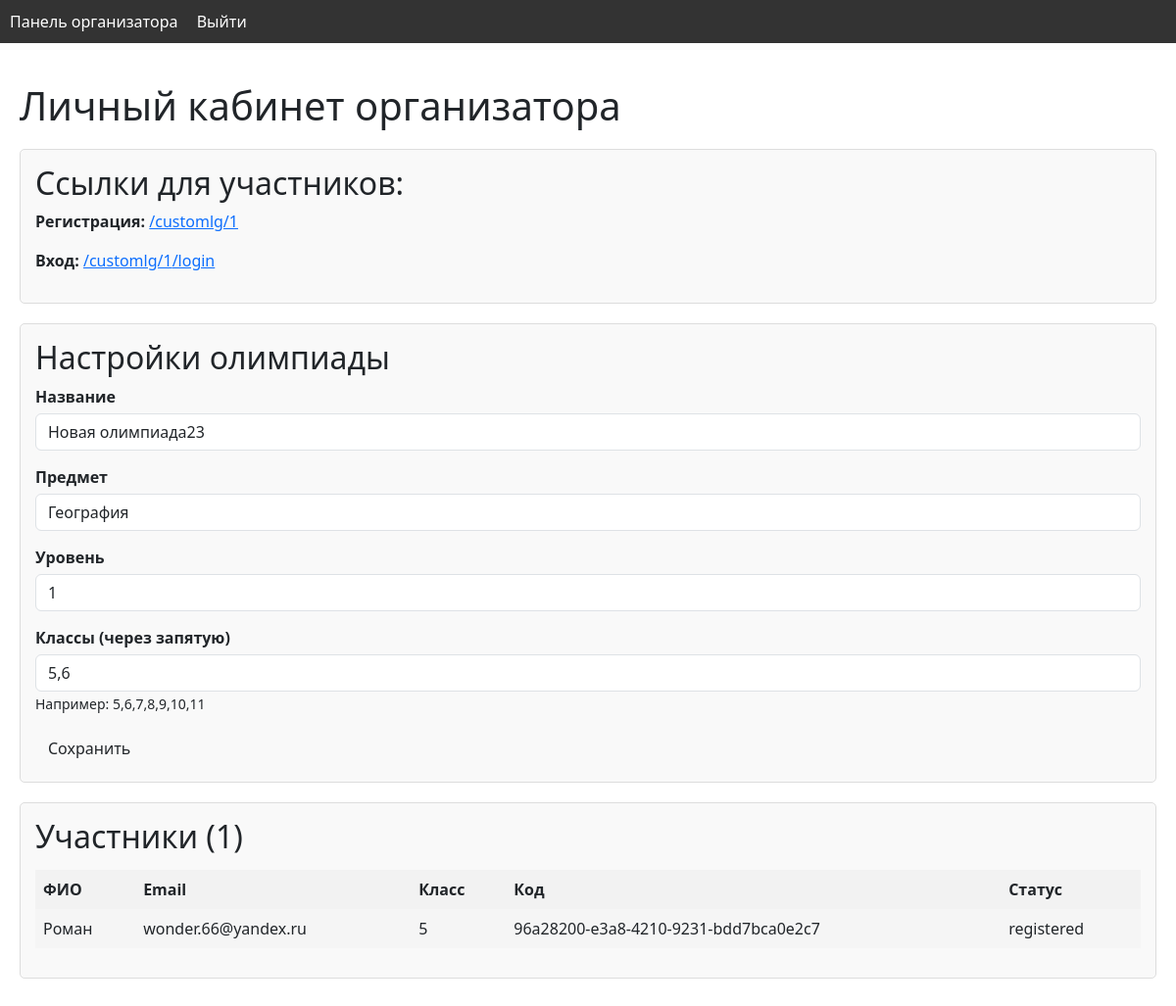
The page /organizer_dashboard (signed in) on the database as committed earlier.
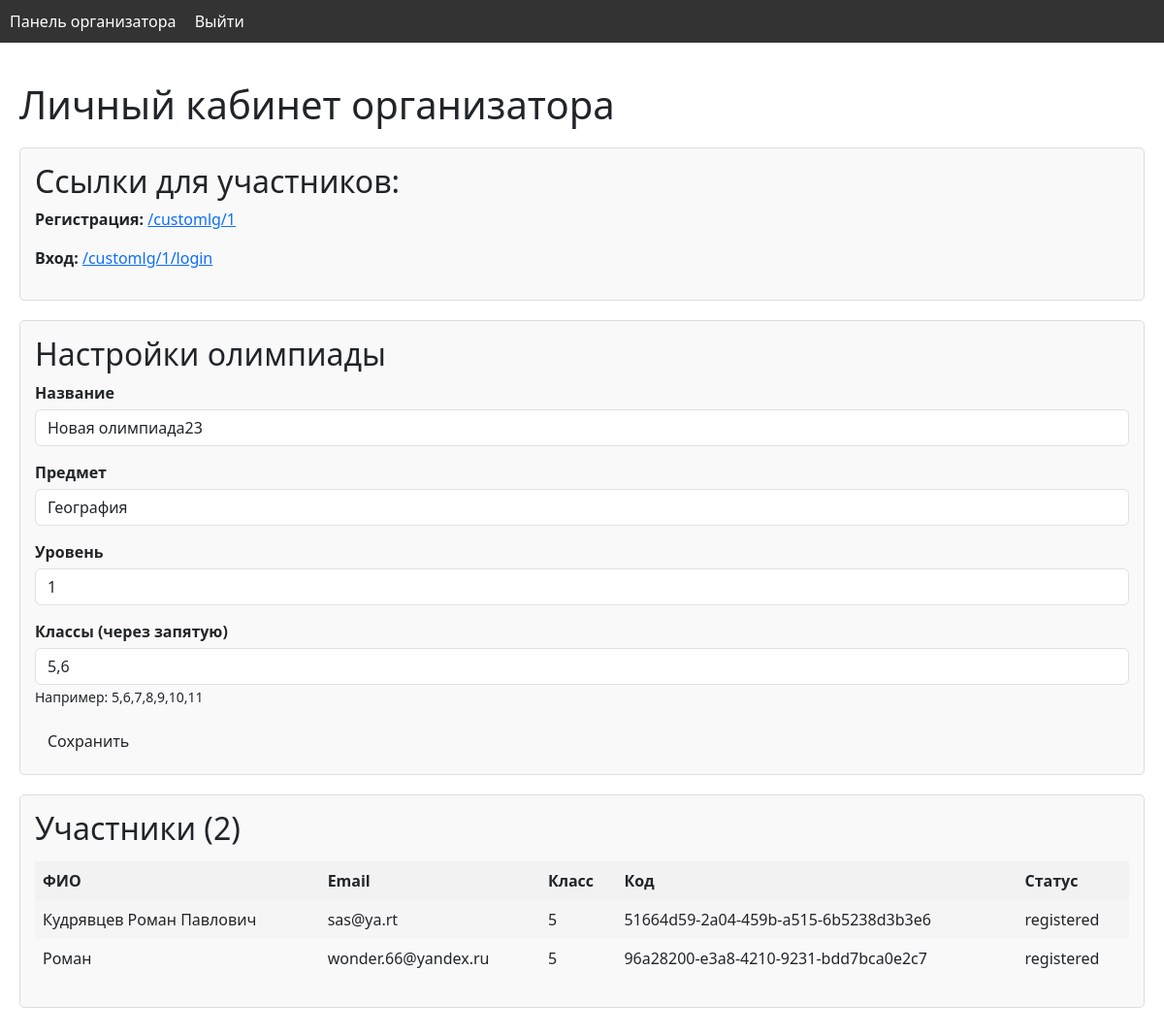
The same page on the database as committed later.
### app/models.py (models this page shows, shortened)
class Olympiad(UserMixin, db.Model):
    id = db.Column(db.Integer, primary_key=True)
    name = db.Column(db.String(150), nullable=False)
    subject = db.Column(db.String(100), nullable=False)
    level = db.Column(db.String(50))
    logo = db.Column(db.String(255))  # Путь к логотипу
    grades = db.Column(db.String(100))  # Классы через запятую: "5,6,7"
    status = db.Column(OlympiadStatus, default="registration")
    participants = db.relationship("Participant", backref="olympiad")
    organizer_username = db.Column(db.String(80), unique=True, nullable=False)
    organizer_email = db.Column(db.String(120), unique=True, nullable=False)
    organizer_password_hash = db.Column(db.String(128))

class Participant(UserMixin, db.Model):
    id = db.Column(db.Integer, primary_key=True)
    olympiad_id = db.Column(db.Integer, db.ForeignKey("olympiad.id"), nullable=False)
    participant_code = db.Column(
        db.String(36), default=lambda: str(uuid.uuid4()), unique=True
    )
    grade = db.Column(db.String(10), nullable=False)
    encrypted_data = db.Column(db.Text)
    status = db.Column(ParticipantStatus, default="registered")
    work_scan = db.Column(db.String(255))
    score = db.Column(db.Integer)
    comments = db.Column(db.Text)
    participant_email = db.Column(db.String(120), nullable=False)
    participant_password_hash = db.Column(db.String(128))
    participant_name = db.Column(db.String(150))
    __table_args__ = (
        UniqueConstraint(
            "olympiad_id", "participant_email", name="unique_participant_per_olympiad"
        ),
    )

### app/routes.py (the view)
@bp.route("/organizer_dashboard")
@login_required
def organizer_dashboard():
    if session.get('user_type') != 'organizer':
        logout_user()
        return redirect(url_for("main.login_organizer"))
    participants = Participant.query.filter_by(olympiad_id=current_user.id).all()
    form = OlympiadSettingsForm(obj=current_user)
    return render_template(
        "organizer_dashboard.html",
        participants=participants,
        custom_link=f"/customlg/{current_user.id}",
        form=form,
    )

### app/forms.py
class OlympiadSettingsForm(FlaskForm):
    name = StringField("Название", validators=[DataRequired()])
    subject = StringField("Предмет", validators=[DataRequired()])
    level = StringField("Уровень")
    grades = StringField("Классы (через запятую)", validators=[DataRequired()])

### app/__init__.py (called while the page is built)
@login_manager.user_loader
def load_user(user_id):
    from app.models import Olympiad, Participant
    if session.get('user_type') == 'participant':
        return Participant.query.get(int(user_id))
    else:
        return Olympiad.query.get(int(user_id))

### app/templates/organizer_dashboard.html (shortened to what this page needs)
{% extends 'base.html' %}
{% block content %}
<h1>Личный кабинет организатора</h1>
<div class="section">
    <h2>Ссылки для участников:</h2>
    <p><strong>Регистрация:</strong> <a href="{{ custom_link }}" target="_blank">{{ custom_link }}</a></p>
    <p><strong>Вход:</strong> <a href="{{ custom_link }}/login" target="_blank">{{ custom_link }}/login</a></p>
</div>
<div class="section">
    <h2>Настройки олимпиады</h2>
    <form method="POST" action="{{ url_for('main.olympiad_settings') }}">
        <div class="form-group">
            {{ form.name.label }} {{ form.name(class="form-control") }}
        </div>
        <div class="form-group">
            {{ form.subject.label }} {{ form.subject(class="form-control") }}
        </div>
        <div class="form-group">
            {{ form.level.label }} {{ form.level(class="form-control") }}
        </div>
        <div class="form-group">
            {{ form.grades.label }} {{ form.grades(class="form-control") }}
            <small>Например: 5,6,7,8,9,10,11</small>
        </div>
        <input type="submit" value="Сохранить" class="btn">
    </form>
</div>
<div class="section">
    <h2>Участники ({{ participants|length }})</h2>
    <table>
        <tr>
            <th>ФИО</th>
            <th>Email</th>
            <th>Класс</th>
            <th>Код</th>
            <th>Статус</th>
        </tr>
        {% for participant in participants %}
        <tr>
            <td>{{ participant.participant_name }}</td>
            <td>{{ participant.participant_email }}</td>
            <td>{{ participant.grade }}</td>
            <td>{{ participant.participant_code }}</td>
            <td>{{ participant.status }}</td>
        </tr>
        {% endfor %}
    </table>
</div>
{% endblock %}

### app/templates/base.html (shortened to what this page needs)
<!DOCTYPE html>
<html>
<head>
    <link rel="stylesheet" href="{{ url_for('static', filename='styles.css') }}">
    <link rel="stylesheet" href="https://cdn.jsdelivr.net/npm/bootstrap@5.3.2/dist/css/bootstrap.min.css">
</head>
<body>
    <nav>
        {% if current_user.is_authenticated %}
            {% if session.get('user_type') == 'organizer' %}
                <a href="{{ url_for('main.organizer_dashboard') }}">Панель организатора</a>
                <a href="{{ url_for('main.logout') }}">Выйти</a>
            {% elif session.get('user_type') == 'participant' %}
                <a href="{{ url_for('main.participant_dashboard', olympiad_id=current_user.olympiad_id) }}">Личный кабинет</a>
                <a href="{{ url_for('main.participant_logout', olympiad_id=current_user.olympiad_id) }}">Выйти</a>
            {% endif %}
        {% else %}
            <a href="{{ url_for('main.login_organizer') }}">Вход для организаторов</a>
            <a href="{{ url_for('main.register_organizer') }}">Регистрация организатора</a>
        {% endif %}
    </nav>
    <div class="container">
        {% block content %}{% endblock %}
    </div>
</body>
</html>

### app/static/styles.css (style rules this page uses)
.section { margin: 20px 0; padding: 15px; border: 1px solid #ddd; border-radius: 5px; background-color: #f9f9f9; }
table { width: 100%; border-collapse: collapse; margin: 15px 0; }
td, th { border: 1px solid #ddd; padding: 8px; text-align: left; }
th { background-color: #f2f2f2; font-weight: bold; }
tr:nth-child(even) { background-color: #f5f5f5; }
.form-group { margin-bottom: 15px; }
.form-group label { display: block; margin-bottom: 5px; font-weight: bold; }
.form-control { width: 100%; padding: 8px; border: 1px solid #ddd; border-radius: 4px; box-sizing: border-box; }
.btn { padding: 10px 15px; background-color: #4CAF50; color: white; border: none; border-radius: 4px; cursor: pointer; }
h1, h2, h3 { color: #333; }
a { color: #0066cc; text-decoration: none; }

### app/templates/base.html (style rules this page uses)
nav { background-color: #333; padding: 10px; margin-bottom: 20px; }
nav a { color: white; text-decoration: none; margin-right: 15px; }
.container { max-width: 1200px; margin: 0 auto; padding: 20px; }

Rows that differ between the two databases and show on the page:
added Participant: participant_name "Кудрявцев Роман Павлович", participant_email "sas@ya.rt", grade "5", participant_code "51664d59-2a04-459b-a515-6b5238d3b3e6", status "registered"
Other text that changed with them:
{{ participants|length }}: "1" → "2"
